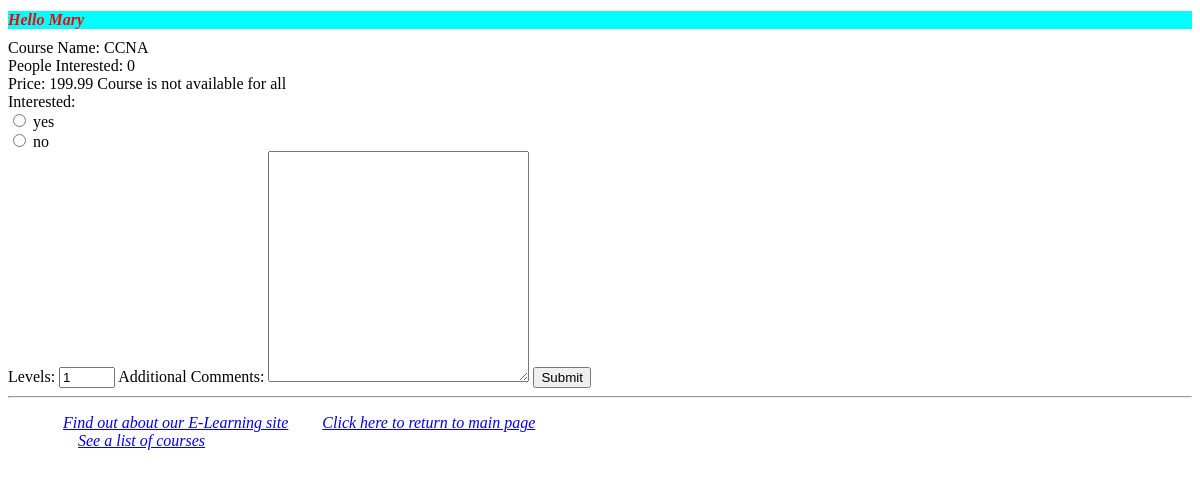
The page /myapp/courses/1 (signed in) on the database its author committed.
### myApp/models.py (models this page shows, shortened)
class Course(models.Model):
    topic = models.ForeignKey(Topic, related_name='courses', on_delete=models.CASCADE)
    name = models.CharField(max_length=200)
    price = models.DecimalField(max_digits=10, decimal_places=2)
    for_everyone = models.BooleanField(default=True)
    description = models.TextField(max_length=300, null=True, blank=True)
    interested = models.PositiveIntegerField(default=0)
    stages = models.PositiveIntegerField(default=3)

### myApp/views.py (the view)
# urls.py: path(r'courses/<int:cour_id>', views.coursedetail, name='coursedetail'),
@login_required
def coursedetail(request, cour_id):
    course = Course.objects.get(id=cour_id)
    if request.method == 'POST':
        form = InterestForm(request.POST)
        if form.is_valid() and int(form.cleaned_data['interested']) == 1:
            course.interested = course.interested + 1
            course.save()
            msg = "Order was successful"
            return render(request, 'myapp/order_response.html', {'msg': msg})
        else:
            msg = "Some error occured in passing the form"
            return render(request, 'myApp/order_response.html', {'msg': msg})
    else:
        form = InterestForm()
    return render(request, 'myapp/coursedetail.html', {'form': form, 'course': course})

### myApp/forms.py
class InterestForm(forms.Form):
    interested = forms.CharField(label='Interested', widget=forms.RadioSelect(choices=[(1, 'yes'), (0, 'no')]))
    levels = forms.IntegerField(min_value=1, max_value=10, initial=1)
    comments = forms.CharField(
            widget=forms.Textarea(attrs={'cols': '30', 'rows': '15'}),
            label='Additional Comments', required=False)

### templates/myApp/coursedetail.html (shortened to what this page needs)
{% extends 'myapp/base.html' %}
{% block myhdg %}
    Hello {{ request.user.first_name }}
{% endblock %}
{% block body_block %}
    Course Name:    {{ course.name }}
        <br/>
    People Interested:  {{ course.interested }}
    <br/>
    Price:  {{ course.price }}
    {%  if not course.for_everyone %}
        Course is not available for all
    {% endif %}
    <form action="/myapp/courses/{{ course.id }}" method="post">
       {{ form }}
       <input type="submit" value="Submit" />
   </form>
{% endblock %}

### rows shown on the page
Course: name "CCNA", interested "0", price "199.99"

### other values the page prints
{{ request.user.first_name }} "Mary"
